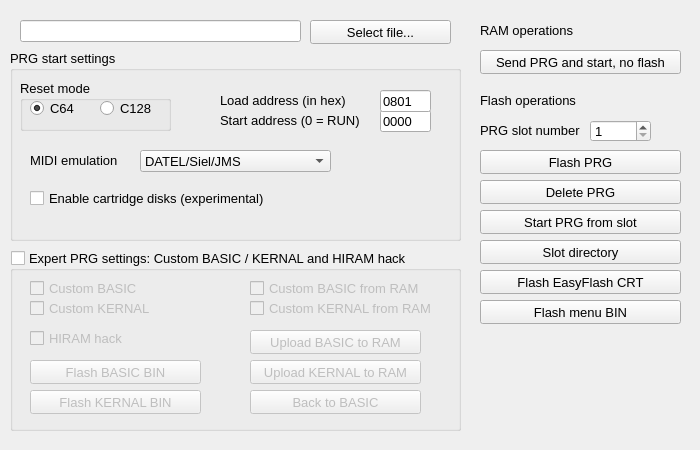
    <widget class="QWidget" name="fileTransfer">
     <attribute name="title">
      <string>File transfer</string>
     </attribute>
     <widget class="QLineEdit" name="fileEdit">
      <property name="geometry">
       <rect>
        <x>20</x>
        <y>20</y>
        <width>281</width>
        <height>22</height>
       </rect>
      </property>
      <property name="font">
       <font>
        <pointsize>10</pointsize>
       </font>
      </property>
     </widget>
     <widget class="QPushButton" name="selectFileButton">
      <property name="geometry">
       <rect>
        <x>310</x>
        <y>20</y>
        <width>141</width>
        <height>24</height>
       </rect>
      </property>
      <property name="font">
       <font>
        <pointsize>10</pointsize>
       </font>
      </property>
      <property name="text">
       <string>Select file...</string>
      </property>
     </widget>
     <widget class="QGroupBox" name="groupBox_2">
      <property name="geometry">
       <rect>
        <x>10</x>
        <y>50</y>
        <width>451</width>
        <height>191</height>
       </rect>
      </property>
      <property name="font">
       <font>
        <pointsize>10</pointsize>
       </font>
      </property>
      <property name="styleSheet">
       <string notr="true"/>
      </property>
      <property name="title">
       <string>PRG start settings</string>
      </property>
      <widget class="QComboBox" name="midiEmulationComboBox">
       <property name="geometry">
        <rect>
         <x>130</x>
         <y>100</y>
         <width>191</width>
         <height>22</height>
        </rect>
       </property>
       <property name="font">
        <font>
         <pointsize>10</pointsize>
        </font>
       </property>
       <property name="currentIndex">
        <number>3</number>
       </property>
       <item>
        <property name="text">
         <string>None</string>
        </property>
       </item>
       <item>
        <property name="text">
         <string>Sequential Circuits Inc.</string>
        </property>
       </item>
       <item>
        <property name="text">
         <string>Passport &amp; Syntech</string>
        </property>
       </item>
       <item>
        <property name="text">
         <string>DATEL/Siel/JMS</string>
        </property>
       </item>
       <item>
        <property name="text">
         <string>Namesoft</string>
        </property>
       </item>
      </widget>
      <widget class="QLabel" name="label_9">
       <property name="geometry">
        <rect>
         <x>20</x>
         <y>100</y>
         <width>101</width>
         <height>21</height>
        </rect>
       </property>
       <property name="font">
        <font>
         <pointsize>10</pointsize>
        </font>
       </property>
       <property name="text">
        <string>MIDI emulation</string>
       </property>
      </widget>
      <widget class="QLineEdit" name="startAddressEdit">
       <property name="geometry">
        <rect>
         <x>370</x>
         <y>60</y>
         <width>51</width>
         <height>22</height>
        </rect>
       </property>
       <property name="font">
        <font>
         <pointsize>10</pointsize>
         <weight>50</weight>
         <bold>false</bold>
        </font>
       </property>
       <property name="text">
        <string>0000</string>
       </property>
      </widget>
      <widget class="QLineEdit" name="loadAddressEdit">
       <property name="geometry">
        <rect>
         <x>370</x>
         <y>40</y>
         <width>51</width>
         <height>22</height>
        </rect>
       </property>
       <property name="font">
        <font>
         <pointsize>10</pointsize>
         <weight>50</weight>
         <bold>false</bold>
        </font>
       </property>
       <property name="text">
        <string>0801</string>
       </property>
      </widget>
      <widget class="QGroupBox" name="resetModeGroupBox">
       <property name="geometry">
        <rect>
         <x>10</x>
         <y>30</y>
         <width>151</width>
         <height>51</height>
        </rect>
       </property>
       <property name="font">
        <font>
         <pointsize>10</pointsize>
        </font>
       </property>
       <property name="title">
        <string>Reset mode</string>
       </property>
       <property name="flat">
        <bool>false</bool>
       </property>
       <widget class="QRadioButton" name="resetModeC64RadioButton">
        <property name="geometry">
         <rect>
          <x>10</x>
          <y>20</y>
          <width>61</width>
          <height>17</height>
         </rect>
        </property>
        <property name="text">
         <string>C64</string>
        </property>
        <property name="checked">
         <bool>true</bool>
        </property>
       </widget>
       <widget class="QRadioButton" name="resetModeC128RadioButton">
        <property name="geometry">
         <rect>
          <x>80</x>
          <y>20</y>
          <width>61</width>
          <height>17</height>
         </rect>
        </property>
        <property name="text">
         <string>C128</string>
        </property>
       </widget>
      </widget>
      <widget class="QLabel" name="label_8">
       <property name="geometry">
        <rect>
         <x>210</x>
         <y>60</y>
         <width>151</width>
         <height>21</height>
        </rect>
       </property>
       <property name="font">
        <font>
         <pointsize>10</pointsize>
        </font>
       </property>
       <property name="text">
        <string>Start address (0 = RUN)</string>
       </property>
      </widget>
      <widget class="QLabel" name="label_7">
       <property name="geometry">
        <rect>
         <x>210</x>
         <y>40</y>
         <width>151</width>
         <height>21</height>
        </rect>
       </property>
       <property name="font">
        <font>
         <pointsize>10</pointsize>
        </font>
       </property>
       <property name="text">
        <string>Load address (in hex)</string>
       </property>
      </widget>
      <widget class="QCheckBox" name="enableCartridgeDisksCheckBox">
       <property name="geometry">
        <rect>
         <x>20</x>
         <y>140</y>
         <width>301</width>
         <height>17</height>
        </rect>
       </property>
       <property name="font">
        <font>
         <pointsize>10</pointsize>
        </font>
       </property>
       <property name="text">
        <string>Enable cartridge disks (experimental)</string>
       </property>
      </widget>
     </widget>
     <widget class="QGroupBox" name="expertSettingsGroupBox">
      <property name="geometry">
       <rect>
        <x>10</x>
        <y>250</y>
        <width>451</width>
        <height>181</height>
       </rect>
      </property>
      <property name="font">
       <font>
        <pointsize>10</pointsize>
       </font>
      </property>
      <property name="title">
       <string>Expert PRG settings: Custom BASIC / KERNAL and HIRAM hack</string>
      </property>
      <property name="checkable">
       <bool>true</bool>
      </property>
      <property name="checked">
       <bool>false</bool>
      </property>
      <widget class="QPushButton" name="flashBasicBinButton">
       <property name="geometry">
        <rect>
         <x>20</x>
         <y>110</y>
         <width>171</width>
         <height>24</height>
        </rect>
       </property>
       <property name="sizePolicy">
        <sizepolicy hsizetype="Minimum" vsizetype="Expanding">
         <horstretch>0</horstretch>
         <verstretch>0</verstretch>
        </sizepolicy>
       </property>
       <property name="font">
        <font>
         <pointsize>10</pointsize>
        </font>
       </property>
       <property name="text">
        <string>Flash BASIC BIN</string>
       </property>
      </widget>
      <widget class="QPushButton" name="flashKernalBinButton">
       <property name="geometry">
        <rect>
         <x>20</x>
         <y>140</y>
         <width>171</width>
         <height>24</height>
        </rect>
       </property>
       <property name="sizePolicy">
        <sizepolicy hsizetype="Minimum" vsizetype="Expanding">
         <horstretch>0</horstretch>
         <verstretch>0</verstretch>
        </sizepolicy>
       </property>
       <property name="font">
        <font>
         <pointsize>10</pointsize>
        </font>
       </property>
       <property name="text">
        <string>Flash KERNAL BIN</string>
       </property>
      </widget>
      <widget class="QPushButton" name="uploadBasicToRamButton">
       <property name="geometry">
        <rect>
         <x>240</x>
         <y>80</y>
         <width>171</width>
         <height>24</height>
        </rect>
       </property>
       <property name="sizePolicy">
        <sizepolicy hsizetype="Minimum" vsizetype="Expanding">
         <horstretch>0</horstretch>
         <verstretch>0</verstretch>
        </sizepolicy>
       </property>
       <property name="font">
        <font>
         <pointsize>10</pointsize>
        </font>
       </property>
       <property name="text">
        <string>Upload BASIC to RAM</string>
       </property>
      </widget>
      <widget class="QPushButton" name="uploadKernalToRamButton">
       <property name="geometry">
        <rect>
         <x>240</x>
         <y>110</y>
         <width>171</width>
         <height>24</height>
        </rect>
       </property>
       <property name="sizePolicy">
        <sizepolicy hsizetype="Minimum" vsizetype="Expanding">
         <horstretch>0</horstretch>
         <verstretch>0</verstretch>
        </sizepolicy>
       </property>
       <property name="font">
        <font>
         <pointsize>10</pointsize>
        </font>
       </property>
       <property name="text">
        <string>Upload KERNAL to RAM</string>
       </property>
      </widget>
      <widget class="QPushButton" name="backToBasicButton">
       <property name="geometry">
        <rect>
         <x>240</x>
         <y>140</y>
         <width>171</width>
         <height>24</height>
        </rect>
       </property>
       <property name="sizePolicy">
        <sizepolicy hsizetype="Minimum" vsizetype="Expanding">
         <horstretch>0</horstretch>
         <verstretch>0</verstretch>
        </sizepolicy>
       </property>
       <property name="font">
        <font>
         <pointsize>10</pointsize>
        </font>
       </property>
       <property name="text">
        <string>Back to BASIC</string>
       </property>
      </widget>
      <widget class="QCheckBox" name="customBasicFromRamCheckbox">
       <property name="geometry">
        <rect>
         <x>240</x>
         <y>30</y>
         <width>181</width>
         <height>17</height>
        </rect>
       </property>
       <property name="font">
        <font>
         <pointsize>10</pointsize>
        </font>
       </property>
       <property name="text">
        <string>Custom BASIC from RAM</string>
       </property>
      </widget>
      <widget class="QCheckBox" name="customKernalFromRamCheckbox">
       <property name="geometry">
        <rect>
         <x>240</x>
         <y>50</y>
         <width>181</width>
         <height>17</height>
        </rect>
       </property>
       <property name="font">
        <font>
         <pointsize>10</pointsize>
        </font>
       </property>
       <property name="text">
        <string>Custom KERNAL from RAM</string>
       </property>
      </widget>
      <widget class="QCheckBox" name="customBasicCheckBox">
       <property name="geometry">
        <rect>
         <x>20</x>
         <y>30</y>
         <width>191</width>
         <height>17</height>
        </rect>
       </property>
       <property name="font">
        <font>
         <pointsize>10</pointsize>
        </font>
       </property>
       <property name="text">
        <string>Custom BASIC</string>
       </property>
      </widget>
      <widget class="QCheckBox" name="customKernalCheckBox">
       <property name="geometry">
        <rect>
         <x>20</x>
         <y>50</y>
         <width>171</width>
         <height>17</height>
        </rect>
       </property>
       <property name="font">
        <font>
         <pointsize>10</pointsize>
        </font>
       </property>
       <property name="text">
        <string>Custom KERNAL</string>
       </property>
      </widget>
      <widget class="QCheckBox" name="kernalHiramHackCheckBox">
       <property name="geometry">
        <rect>
         <x>20</x>
         <y>80</y>
         <width>191</width>
         <height>17</height>
        </rect>
       </property>
       <property name="font">
        <font>
         <pointsize>10</pointsize>
        </font>
       </property>
       <property name="text">
        <string>HIRAM hack</string>
       </property>
      </widget>
     </widget>
     <widget class="QPushButton" name="uploadAndRunPrgButton">
      <property name="geometry">
       <rect>
        <x>480</x>
        <y>50</y>
        <width>201</width>
        <height>24</height>
       </rect>
      </property>
      <property name="sizePolicy">
       <sizepolicy hsizetype="Minimum" vsizetype="Expanding">
        <horstretch>0</horstretch>
        <verstretch>0</verstretch>
       </sizepolicy>
      </property>
      <property name="font">
       <font>
        <pointsize>10</pointsize>
       </font>
      </property>
      <property name="text">
       <string>Send PRG and start, no flash</string>
      </property>
     </widget>
     <widget class="QSpinBox" name="prgSlotSpinBox">
      <property name="geometry">
       <rect>
        <x>590</x>
        <y>120</y>
        <width>61</width>
        <height>22</height>
       </rect>
      </property>
      <property name="font">
       <font>
        <pointsize>10</pointsize>
        <weight>50</weight>
        <bold>false</bold>
       </font>
      </property>
      <property name="minimum">
       <number>1</number>
      </property>
      <property name="maximum">
       <number>25</number>
      </property>
      <property name="value">
       <number>1</number>
      </property>
     </widget>
     <widget class="QLabel" name="label_4">
      <property name="geometry">
       <rect>
        <x>480</x>
        <y>120</y>
        <width>111</width>
        <height>21</height>
       </rect>
      </property>
      <property name="font">
       <font>
        <pointsize>10</pointsize>
       </font>
      </property>
      <property name="text">
       <string>PRG slot number</string>
      </property>
     </widget>
     <widget class="QPushButton" name="flashPrgButton">
      <property name="geometry">
       <rect>
        <x>480</x>
        <y>150</y>
        <width>201</width>
        <height>24</height>
       </rect>
      </property>
      <property name="sizePolicy">
       <sizepolicy hsizetype="Minimum" vsizetype="Expanding">
        <horstretch>0</horstretch>
        <verstretch>0</verstretch>
       </sizepolicy>
      </property>
      <property name="font">
       <font>
        <pointsize>10</pointsize>
       </font>
      </property>
      <property name="text">
       <string>Flash PRG</string>
      </property>
     </widget>
     <widget class="QPushButton" name="startPrgFromSlotButton">
      <property name="geometry">
       <rect>
        <x>480</x>
        <y>210</y>
        <width>201</width>
        <height>24</height>
       </rect>
      </property>
      <property name="sizePolicy">
       <sizepolicy hsizetype="Minimum" vsizetype="Expanding">
        <horstretch>0</horstretch>
        <verstretch>0</verstretch>
       </sizepolicy>
      </property>
      <property name="font">
       <font>
        <pointsize>10</pointsize>
       </font>
      </property>
      <property name="text">
       <string>Start PRG from slot</string>
      </property>
     </widget>
     <widget class="QPushButton" name="flashEasyFlashCrtButton">
      <property name="geometry">
       <rect>
        <x>480</x>
        <y>270</y>
        <width>201</width>
        <height>24</height>
       </rect>
      </property>
      <property name="sizePolicy">
       <sizepolicy hsizetype="Minimum" vsizetype="Expanding">
        <horstretch>0</horstretch>
        <verstretch>0</verstretch>
       </sizepolicy>
      </property>
      <property name="font">
       <font>
        <pointsize>10</pointsize>
       </font>
      </property>
      <property name="text">
       <string>Flash EasyFlash CRT</string>
      </property>
     </widget>
     <widget class="QPushButton" name="flashMenuBinButton">
      <property name="geometry">
       <rect>
        <x>480</x>
        <y>300</y>
        <width>201</width>
        <height>24</height>
       </rect>
      </property>
      <property name="sizePolicy">
       <sizepolicy hsizetype="Minimum" vsizetype="Expanding">
        <horstretch>0</horstretch>
        <verstretch>0</verstretch>
       </sizepolicy>
      </property>
      <property name="font">
       <font>
        <pointsize>10</pointsize>
       </font>
      </property>
      <property name="text">
       <string>Flash menu BIN</string>
      </property>
     </widget>
     <widget class="QPushButton" name="listSlotsButton">
      <property name="geometry">
       <rect>
        <x>480</x>
        <y>240</y>
        <width>201</width>
        <height>24</height>
       </rect>
      </property>
      <property name="sizePolicy">
       <sizepolicy hsizetype="Minimum" vsizetype="Expanding">
        <horstretch>0</horstretch>
        <verstretch>0</verstretch>
       </sizepolicy>
      </property>
      <property name="font">
       <font>
        <pointsize>10</pointsize>
       </font>
      </property>
      <property name="text">
       <string>Slot directory</string>
      </property>
     </widget>
     <widget class="QLabel" name="label_19">
      <property name="geometry">
       <rect>
        <x>480</x>
        <y>20</y>
        <width>101</width>
        <height>21</height>
       </rect>
      </property>
      <property name="font">
       <font>
        <pointsize>10</pointsize>
       </font>
      </property>
      <property name="text">
       <string>RAM operations</string>
      </property>
     </widget>
     <widget class="QLabel" name="label_20">
      <property name="geometry">
       <rect>
        <x>480</x>
        <y>90</y>
        <width>101</width>
        <height>21</height>
       </rect>
      </property>
      <property name="font">
       <font>
        <pointsize>10</pointsize>
       </font>
      </property>
      <property name="text">
       <string>Flash operations</string>
      </property>
     </widget>
     <widget class="QLabel" name="label_22">
      <property name="geometry">
       <rect>
        <x>580</x>
        <y>340</y>
        <width>111</width>
        <height>101</height>
       </rect>
      </property>
      <property name="font">
       <font>
        <pointsize>10</pointsize>
       </font>
      </property>
      <property name="text">
       <string/>
      </property>
      <property name="pixmap">
       <pixmap resource="application.qrc">:/kerberos.png</pixmap>
      </property>
     </widget>
     <widget class="QPushButton" name="deletePrgButton">
      <property name="geometry">
       <rect>
        <x>480</x>
        <y>180</y>
        <width>201</width>
        <height>24</height>
       </rect>
      </property>
      <property name="sizePolicy">
       <sizepolicy hsizetype="Minimum" vsizetype="Expanding">
        <horstretch>0</horstretch>
        <verstretch>0</verstretch>
       </sizepolicy>
      </property>
      <property name="font">
       <font>
        <pointsize>10</pointsize>
       </font>
      </property>
      <property name="text">
       <string>Delete PRG</string>
      </property>
     </widget>
    </widget>
